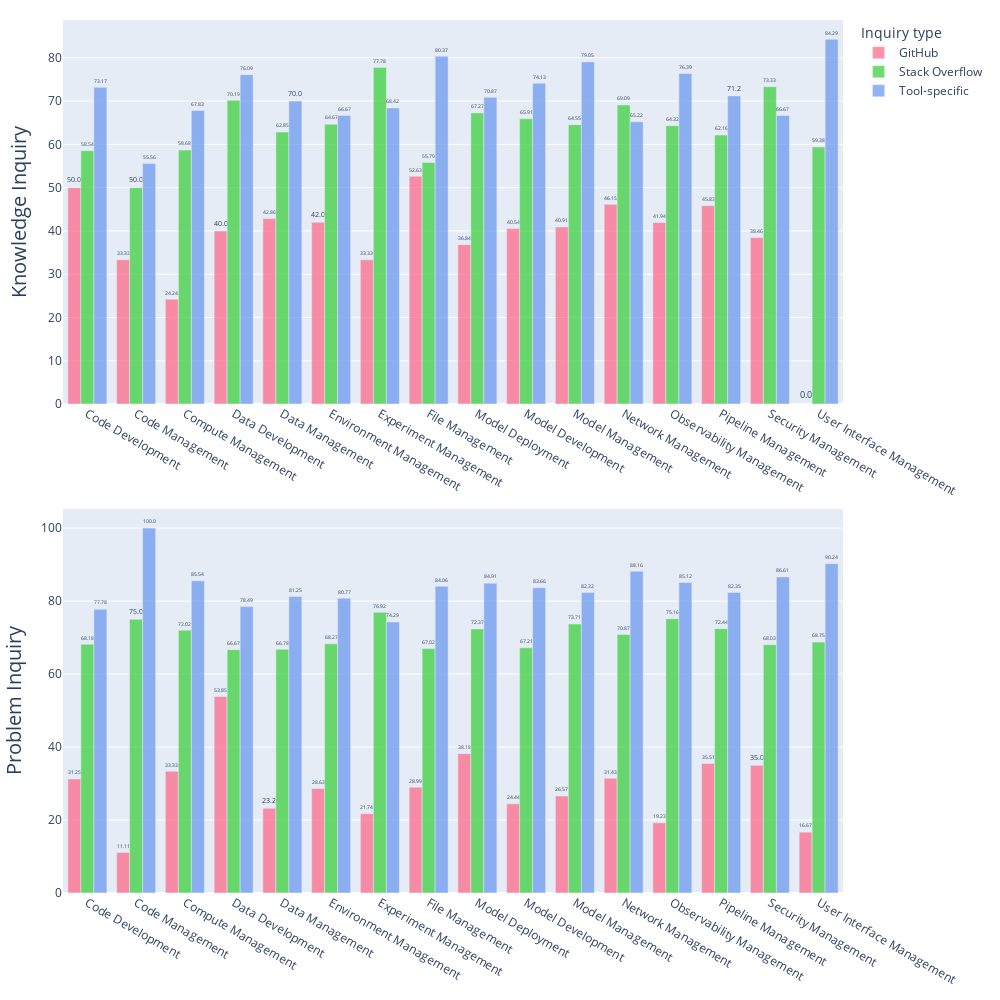

This figure's notebook cell:
### Code cell
df = pd.read_json(os.path.join(path_rq3, 'forums.json'))
df = filter_open_posts(df)
df['Challenge_topic_macro'] = df['Challenge_topic_macro'].apply(lambda x: macro_topic_indexing[x])

n = len(df['Challenge_type'].unique())
fig = make_subplots(rows=n, cols=1, shared_xaxes=False, vertical_spacing=0.12)

for i, (type, type_group) in enumerate(df.groupby('Challenge_type')):
    show_legend = True if i == 0 else False
    for forum_name, forum_group in type_group.groupby('Platform'):
        categories = []
        rates = []
        
        for name, topic_group in forum_group.groupby('Challenge_topic_macro'):
            categories.append(name)
            rates.append(round(len(topic_group[topic_group['Challenge_closed_time'].isna()]) / len(topic_group) * 100, 2))
            
        fig.add_trace(go.Bar(
            x=categories, 
            y=rates, 
            name=forum_name, 
            showlegend=show_legend,
            marker_color=color_map[forum_name],
            text=rates, 
            textposition='outside'), 
        row=i+1, 
        col=1)
        fig.update_yaxes(title_text=f'{type[0].upper() + type[1:]} Inquiry', title_font=dict(size=20), row=i+1, col=1)

fig.update_layout(
    width=1000, 
    height=1000,
    margin=go.layout.Margin(
        l=20,  # left margin
        r=20,  # right margin
        b=20,  # bottom margin
        t=20,  # top margin
    ),
    legend_title='Inquiry type',
    boxmode='group' 
)
fig.show()
fig.write_image(os.path.join(path_rq3, 'Macro-topics unresolved rate histogram.pdf'))

### Figure 1 — Plotly figure (JSON) as saved in the notebook; plotly's stock layout.template omitted (floating-point values rounded to 4 significant figures)
{"data": [{"marker": {"color": "rgba(255, 99, 132, 0.7)"}, "name": "GitHub", "showlegend": true, "text": ["50.0", "33.33", "24.24", "40.0", "42.86", "42.0", "33.33", "52.63", "36.84", "40.54", "40.91", "46.15", "41.94", "45.83", "38.46", "0.0"], "textposition": "outside", "type": "bar", "x": ["Code Development", "Code Management", "Compute Management", "Data Development", "Data Management", "Environment Management", "Experiment Management", "File Management", "Model Deployment", "Model Development", "Model Management", "Network Management", "Observability Management", "Pipeline Management", "Security Management", "User Interface Management"], "xaxis": "x", "y": [50, 33.33, 24.24, 40, 42.86, 42, 33.33, 52.63, 36.84, 40.54, 40.91, 46.15, 41.94, 45.83, 38.46, 0], "yaxis": "y"}, {"marker": {"color": "rgba(50, 205, 50, 0.7)"}, "name": "Stack Overflow", "showlegend": true, "text": ["58.54", "50.0", "58.68", "70.19", "62.85", "64.67", "77.78", "55.79", "67.27", "65.91", "64.55", "69.09", "64.32", "62.16", "73.33", "59.38"], "textposition": "outside", "type": "bar", "x": ["Code Development", "Code Management", "Compute Management", "Data Development", "Data Management", "Environment Management", "Experiment Management", "File Management", "Model Deployment", "Model Development", "Model Management", "Network Management", "Observability Management", "Pipeline Management", "Security Management", "User Interface Management"], "xaxis": "x", "y": [58.54, 50, 58.68, 70.19, 62.85, 64.67, 77.78, 55.79, 67.27, 65.91, 64.55, 69.09, 64.32, 62.16, 73.33, 59.38], "yaxis": "y"}, {"marker": {"color": "rgba(100, 149, 237, 0.7)"}, "name": "Tool-specific", "showlegend": true, "text": ["73.17", "55.56", "67.83", "76.09", "70.0", "66.67", "68.42", "80.37", "70.87", "74.13", "79.05", "65.22", "76.39", "71.2", "66.67", "84.29"], "textposition": "outside", "type": "bar", "x": ["Code Development", "Code Management", "Compute Management", "Data Development", "Data Management", "Environment Management", "Experiment Management", "File Management", "Model Deployment", "Model Development", "Model Management", "Network Management", "Observability Management", "Pipeline Management", "Security Management", "User Interface Management"], "xaxis": "x", "y": [73.17, 55.56, 67.83, 76.09, 70, 66.67, 68.42, 80.37, 70.87, 74.13, 79.05, 65.22, 76.39, 71.2, 66.67, 84.29], "yaxis": "y"}, {"marker": {"color": "rgba(255, 99, 132, 0.7)"}, "name": "GitHub", "showlegend": false, "text": ["31.25", "11.11", "33.33", "53.85", "23.2", "28.63", "21.74", "28.99", "38.18", "24.44", "26.57", "31.43", "19.23", "35.51", "35.0", "16.67"], "textposition": "outside", "type": "bar", "x": ["Code Development", "Code Management", "Compute Management", "Data Development", "Data Management", "Environment Management", "Experiment Management", "File Management", "Model Deployment", "Model Development", "Model Management", "Network Management", "Observability Management", "Pipeline Management", "Security Management", "User Interface Management"], "xaxis": "x2", "y": [31.25, 11.11, 33.33, 53.85, 23.2, 28.63, 21.74, 28.99, 38.18, 24.44, 26.57, 31.43, 19.23, 35.51, 35, 16.67], "yaxis": "y2"}, {"marker": {"color": "rgba(50, 205, 50, 0.7)"}, "name": "Stack Overflow", "showlegend": false, "text": ["68.18", "75.0", "72.02", "66.67", "66.78", "68.27", "76.92", "67.02", "72.37", "67.21", "73.71", "70.87", "75.16", "72.44", "68.03", "68.75"], "textposition": "outside", "type": "bar", "x": ["Code Development", "Code Management", "Compute Management", "Data Development", "Data Management", "Environment Management", "Experiment Management", "File Management", "Model Deployment", "Model Development", "Model Management", "Network Management", "Observability Management", "Pipeline Management", "Security Management", "User Interface Management"], "xaxis": "x2", "y": [68.18, 75, 72.02, 66.67, 66.78, 68.27, 76.92, 67.02, 72.37, 67.21, 73.71, 70.87, 75.16, 72.44, 68.03, 68.75], "yaxis": "y2"}, {"marker": {"color": "rgba(100, 149, 237, 0.7)"}, "name": "Tool-specific", "showlegend": false, "text": ["77.78", "100.0", "85.54", "78.49", "81.25", "80.77", "74.29", "84.06", "84.91", "83.66", "82.32", "88.16", "85.12", "82.35", "86.61", "90.24"], "textposition": "outside", "type": "bar", "x": ["Code Development", "Code Management", "Compute Management", "Data Development", "Data Management", "Environment Management", "Experiment Management", "File Management", "Model Deployment", "Model Development", "Model Management", "Network Management", "Observability Management", "Pipeline Management", "Security Management", "User Interface Management"], "xaxis": "x2", "y": [77.78, 100, 85.54, 78.49, 81.25, 80.77, 74.29, 84.06, 84.91, 83.66, 82.32, 88.16, 85.12, 82.35, 86.61, 90.24], "yaxis": "y2"}], "layout": {"boxmode": "group", "height": 1000, "legend": {"title": {"text": "Inquiry type"}}, "margin": {"b": 20, "l": 20, "r": 20, "t": 20}, "width": 1000, "xaxis": {"anchor": "y", "domain": [0, 1]}, "xaxis2": {"anchor": "y2", "domain": [0, 1]}, "yaxis": {"anchor": "x", "domain": [0.56, 1], "title": {"font": {"size": 20}, "text": "Knowledge Inquiry"}}, "yaxis2": {"anchor": "x2", "domain": [0, 0.44], "title": {"font": {"size": 20}, "text": "Problem Inquiry"}}}}
